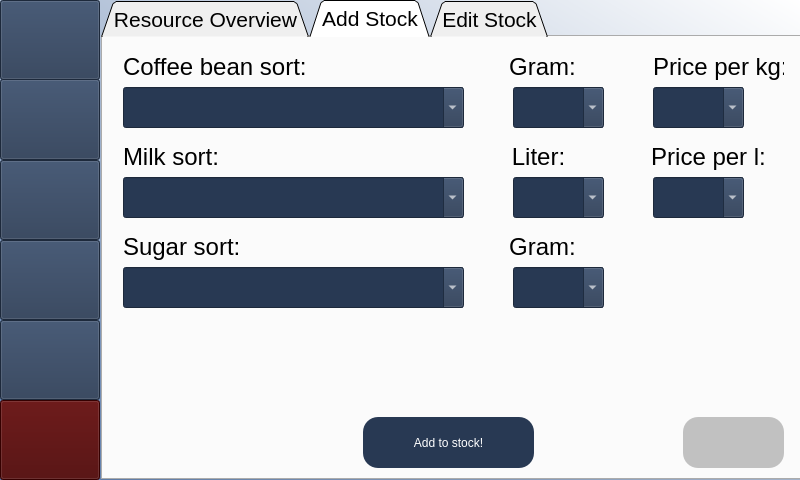
<?xml version="1.0" encoding="UTF-8"?>
<ui version="4.0">
 <class>MainWindow</class>
 <widget class="QMainWindow" name="MainWindow">
  <property name="geometry">
   <rect>
    <x>0</x>
    <y>0</y>
    <width>800</width>
    <height>480</height>
   </rect>
  </property>
  <property name="windowTitle">
   <string>MainWindow</string>
  </property>
  <property name="styleSheet">
   <string notr="true">QWidget#centralwidget{
background-color: qlineargradient(spread:reflect, x1:0, y1:1, x2:1, y2:0, stop:0 rgba(89, 122, 170, 255), stop:1 rgba(255, 255, 255, 255));}</string>
  </property>
  <widget class="QWidget" name="centralwidget">
   <layout class="QHBoxLayout" name="horizontalLayout" stretch="1,7">
    <property name="spacing">
     <number>1</number>
    </property>
    <property name="sizeConstraint">
     <enum>QLayout::SetDefaultConstraint</enum>
    </property>
    <property name="leftMargin">
     <number>0</number>
    </property>
    <property name="topMargin">
     <number>0</number>
    </property>
    <property name="rightMargin">
     <number>0</number>
    </property>
    <property name="bottomMargin">
     <number>0</number>
    </property>
    <item>
     <widget class="QWidget" name="sidebar" native="true">
      <property name="styleSheet">
       <string notr="true">QWidget#centralwidget{
background-color: qlineargradient(spread:reflect, x1:0, y1:1, x2:1, y2:0, stop:0 rgba(89, 122, 170, 255), stop:1 rgba(255, 255, 255, 255));}</string>
      </property>
      <widget class="QPushButton" name="btnProfileSidebar">
       <property name="geometry">
        <rect>
         <x>0</x>
         <y>0</y>
         <width>100</width>
         <height>80</height>
        </rect>
       </property>
       <property name="styleSheet">
        <string notr="true">background-color: rgb(40, 57, 83); 
color: white;
font: 16pt &quot;Lora&quot;;</string>
       </property>
       <property name="text">
        <string/>
       </property>
       <property name="icon">
        <iconset>
         <normaloff>images/settings.png</normaloff>images/settings.png</iconset>
       </property>
       <property name="iconSize">
        <size>
         <width>70</width>
         <height>70</height>
        </size>
       </property>
      </widget>
      <widget class="QPushButton" name="btnExitSidebar">
       <property name="geometry">
        <rect>
         <x>0</x>
         <y>400</y>
         <width>100</width>
         <height>80</height>
        </rect>
       </property>
       <property name="styleSheet">
        <string notr="true">background-color: rgb(74, 0, 0);
color: white;
font: 16pt &quot;Lora&quot;;</string>
       </property>
       <property name="text">
        <string/>
       </property>
       <property name="icon">
        <iconset>
         <normaloff>images/exit.png</normaloff>images/exit.png</iconset>
       </property>
       <property name="iconSize">
        <size>
         <width>60</width>
         <height>60</height>
        </size>
       </property>
      </widget>
      <widget class="QPushButton" name="btnStatsSidebar">
       <property name="geometry">
        <rect>
         <x>0</x>
         <y>79</y>
         <width>100</width>
         <height>81</height>
        </rect>
       </property>
       <property name="styleSheet">
        <string notr="true">background-color: rgb(40, 57, 83); 
color: white;
font: 16pt &quot;Lora&quot;;</string>
       </property>
       <property name="text">
        <string/>
       </property>
       <property name="icon">
        <iconset>
         <normaloff>images/analytics.png</normaloff>images/analytics.png</iconset>
       </property>
       <property name="iconSize">
        <size>
         <width>60</width>
         <height>60</height>
        </size>
       </property>
      </widget>
      <widget class="QPushButton" name="btnRatingSidebar">
       <property name="geometry">
        <rect>
         <x>0</x>
         <y>160</y>
         <width>100</width>
         <height>80</height>
        </rect>
       </property>
       <property name="styleSheet">
        <string notr="true">background-color: rgb(40, 57, 83); 
color: white;
font: 16pt &quot;Lora&quot;;</string>
       </property>
       <property name="text">
        <string/>
       </property>
       <property name="icon">
        <iconset>
         <normaloff>images/rating.png</normaloff>images/rating.png</iconset>
       </property>
       <property name="iconSize">
        <size>
         <width>60</width>
         <height>60</height>
        </size>
       </property>
      </widget>
      <widget class="QPushButton" name="btnResourcesSidebar">
       <property name="geometry">
        <rect>
         <x>0</x>
         <y>240</y>
         <width>100</width>
         <height>80</height>
        </rect>
       </property>
       <property name="styleSheet">
        <string notr="true">background-color: rgb(40, 57, 83); 
color: white;
font: 16pt &quot;Lora&quot;;</string>
       </property>
       <property name="text">
        <string/>
       </property>
       <property name="icon">
        <iconset>
         <normaloff>images/milk-box.png</normaloff>images/milk-box.png</iconset>
       </property>
       <property name="iconSize">
        <size>
         <width>60</width>
         <height>60</height>
        </size>
       </property>
      </widget>
      <widget class="QPushButton" name="btnRefillSidebar">
       <property name="geometry">
        <rect>
         <x>0</x>
         <y>320</y>
         <width>100</width>
         <height>80</height>
        </rect>
       </property>
       <property name="styleSheet">
        <string notr="true">background-color: rgb(40, 57, 83); 
color: white;
font: 16pt &quot;Lora&quot;;</string>
       </property>
       <property name="text">
        <string/>
       </property>
       <property name="icon">
        <iconset>
         <normaloff>images/coffee-filter.png</normaloff>images/coffee-filter.png</iconset>
       </property>
       <property name="iconSize">
        <size>
         <width>60</width>
         <height>60</height>
        </size>
       </property>
      </widget>
     </widget>
    </item>
    <item>
     <widget class="QWidget" name="resourcePage" native="true">
      <property name="styleSheet">
       <string notr="true">QWidget#centralwidget{
background-color: qlineargradient(spread:reflect, x1:0, y1:1, x2:1, y2:0, stop:0 rgba(89, 122, 170, 255), stop:1 rgba(255, 255, 255, 255));}</string>
      </property>
      <widget class="QTabWidget" name="tabWidget">
       <property name="enabled">
        <bool>true</bool>
       </property>
       <property name="geometry">
        <rect>
         <x>0</x>
         <y>0</y>
         <width>700</width>
         <height>480</height>
        </rect>
       </property>
       <property name="font">
        <font>
         <pointsize>16</pointsize>
        </font>
       </property>
       <property name="autoFillBackground">
        <bool>false</bool>
       </property>
       <property name="styleSheet">
        <string notr="true">QTabBar::tab { 
height: 40px; 
width: 200px;
background-color: rgb(40, 57, 83);
color: white
}
QTabBar::tab:selceted { 
background-color: rgb(81, 116, 168);
color: black
} 
background-color: qlineargradient(spread:reflect, x1:0, y1:1, x2:1, y2:0, stop:0 rgba(89, 122, 170, 255), stop:1 rgba(255, 255, 255, 255));</string>
       </property>
       <property name="tabShape">
        <enum>QTabWidget::Triangular</enum>
       </property>
       <property name="currentIndex">
        <number>1</number>
       </property>
       <property name="iconSize">
        <size>
         <width>16</width>
         <height>16</height>
        </size>
       </property>
       <property name="usesScrollButtons">
        <bool>true</bool>
       </property>
       <property name="tabsClosable">
        <bool>false</bool>
       </property>
       <property name="movable">
        <bool>true</bool>
       </property>
       <property name="tabBarAutoHide">
        <bool>false</bool>
       </property>
       <widget class="QWidget" name="tabStockOverview">
        <attribute name="title">
         <string>Resource Overview</string>
        </attribute>
        <widget class="QWidget" name="chartContainer" native="true">
         <property name="geometry">
          <rect>
           <x>-10</x>
           <y>0</y>
           <width>711</width>
           <height>451</height>
          </rect>
         </property>
         <property name="font">
          <font>
           <kerning>true</kerning>
          </font>
         </property>
        </widget>
        <widget class="QPushButton" name="btnDrillUp">
         <property name="geometry">
          <rect>
           <x>560</x>
           <y>20</y>
           <width>111</width>
           <height>61</height>
          </rect>
         </property>
         <property name="styleSheet">
          <string notr="true">border-radius:15px;
background-color: rgb(40, 57, 83); 
color: white;
font: 16pt &quot;Lora&quot;;</string>
         </property>
         <property name="text">
          <string>Drill-Up!</string>
         </property>
        </widget>
       </widget>
       <widget class="QWidget" name="tabAddResources">
        <attribute name="title">
         <string>Add Stock</string>
        </attribute>
        <widget class="QLabel" name="txtPrice_7">
         <property name="geometry">
          <rect>
           <x>540</x>
           <y>100</y>
           <width>131</width>
           <height>41</height>
          </rect>
         </property>
         <property name="styleSheet">
          <string notr="true">font: 36pt &quot;Oswald&quot;; color:rgb(0, 0, 0)</string>
         </property>
         <property name="text">
          <string>&lt;html&gt;&lt;head/&gt;&lt;body&gt;&lt;p align=&quot;center&quot;&gt;&lt;span style=&quot; font-size:18pt;&quot;&gt;Price per l:&lt;/span&gt;&lt;/p&gt;&lt;/body&gt;&lt;/html&gt;</string>
         </property>
        </widget>
        <widget class="QComboBox" name="cbSugar">
         <property name="enabled">
          <bool>true</bool>
         </property>
         <property name="geometry">
          <rect>
           <x>20</x>
           <y>230</y>
           <width>341</width>
           <height>41</height>
          </rect>
         </property>
         <property name="font">
          <font>
           <family>Calibri Light</family>
           <pointsize>20</pointsize>
           <weight>3</weight>
           <italic>false</italic>
           <bold>false</bold>
          </font>
         </property>
         <property name="mouseTracking">
          <bool>true</bool>
         </property>
         <property name="tabletTracking">
          <bool>true</bool>
         </property>
         <property name="focusPolicy">
          <enum>Qt::StrongFocus</enum>
         </property>
         <property name="styleSheet">
          <string notr="true">background-color: rgb(40, 57, 83);
color: rgb(255, 255, 255);
font: 25 20pt &quot;Calibri Light&quot;;</string>
         </property>
         <property name="editable">
          <bool>true</bool>
         </property>
         <item>
          <property name="text">
           <string/>
          </property>
         </item>
        </widget>
        <widget class="QComboBox" name="cbPriceMilk">
         <property name="geometry">
          <rect>
           <x>550</x>
           <y>140</y>
           <width>91</width>
           <height>41</height>
          </rect>
         </property>
         <property name="mouseTracking">
          <bool>true</bool>
         </property>
         <property name="tabletTracking">
          <bool>true</bool>
         </property>
         <property name="focusPolicy">
          <enum>Qt::StrongFocus</enum>
         </property>
         <property name="styleSheet">
          <string notr="true">background-color: rgb(40, 57, 83);
color: rgb(255, 255, 255);
font: 25 20pt &quot;Calibri Light&quot;;</string>
         </property>
         <property name="editable">
          <bool>true</bool>
         </property>
        </widget>
        <widget class="QComboBox" name="cbPriceCoffee">
         <property name="geometry">
          <rect>
           <x>550</x>
           <y>50</y>
           <width>91</width>
           <height>41</height>
          </rect>
         </property>
         <property name="mouseTracking">
          <bool>true</bool>
         </property>
         <property name="tabletTracking">
          <bool>true</bool>
         </property>
         <property name="focusPolicy">
          <enum>Qt::StrongFocus</enum>
         </property>
         <property name="styleSheet">
          <string notr="true">background-color: rgb(40, 57, 83);
color: rgb(255, 255, 255);
font: 25 20pt &quot;Calibri Light&quot;;</string>
         </property>
         <property name="editable">
          <bool>true</bool>
         </property>
        </widget>
        <widget class="QPushButton" name="btnAddToStock">
         <property name="geometry">
          <rect>
           <x>260</x>
           <y>380</y>
           <width>171</width>
           <height>51</height>
          </rect>
         </property>
         <property name="styleSheet">
          <string notr="true">border-radius:15px;
background-color: rgb(40, 57, 83); 
color: white;
font: 16pt &quot;Lora&quot;;</string>
         </property>
         <property name="text">
          <string>Add to stock!</string>
         </property>
        </widget>
        <widget class="QLabel" name="txtAmount_7">
         <property name="geometry">
          <rect>
           <x>350</x>
           <y>100</y>
           <width>171</width>
           <height>41</height>
          </rect>
         </property>
         <property name="styleSheet">
          <string notr="true">font: 36pt &quot;Oswald&quot;; color:rgb(0, 0, 0)</string>
         </property>
         <property name="text">
          <string>&lt;html&gt;&lt;head/&gt;&lt;body&gt;&lt;p align=&quot;center&quot;&gt;&lt;span style=&quot; font-size:18pt;&quot;&gt;Liter:&lt;/span&gt;&lt;/p&gt;&lt;/body&gt;&lt;/html&gt;</string>
         </property>
        </widget>
        <widget class="QLabel" name="txtAmount_8">
         <property name="geometry">
          <rect>
           <x>354</x>
           <y>10</y>
           <width>171</width>
           <height>41</height>
          </rect>
         </property>
         <property name="styleSheet">
          <string notr="true">font: 36pt &quot;Oswald&quot;; color:rgb(0, 0, 0)</string>
         </property>
         <property name="text">
          <string>&lt;html&gt;&lt;head/&gt;&lt;body&gt;&lt;p align=&quot;center&quot;&gt;&lt;span style=&quot; font-size:18pt;&quot;&gt;Gram:&lt;/span&gt;&lt;/p&gt;&lt;/body&gt;&lt;/html&gt;</string>
         </property>
        </widget>
        <widget class="QComboBox" name="cbMilk">
         <property name="enabled">
          <bool>true</bool>
         </property>
         <property name="geometry">
          <rect>
           <x>20</x>
           <y>140</y>
           <width>341</width>
           <height>41</height>
          </rect>
         </property>
         <property name="font">
          <font>
           <family>Calibri Light</family>
           <pointsize>20</pointsize>
           <weight>3</weight>
           <italic>false</italic>
           <bold>false</bold>
          </font>
         </property>
         <property name="mouseTracking">
          <bool>true</bool>
         </property>
         <property name="tabletTracking">
          <bool>true</bool>
         </property>
         <property name="focusPolicy">
          <enum>Qt::StrongFocus</enum>
         </property>
         <property name="styleSheet">
          <string notr="true">background-color: rgb(40, 57, 83);
color: rgb(255, 255, 255);
font: 25 20pt &quot;Calibri Light&quot;;</string>
         </property>
         <property name="editable">
          <bool>true</bool>
         </property>
         <item>
          <property name="text">
           <string/>
          </property>
         </item>
        </widget>
        <widget class="QLabel" name="txtCofeeBeanSort_3">
         <property name="geometry">
          <rect>
           <x>20</x>
           <y>10</y>
           <width>251</width>
           <height>41</height>
          </rect>
         </property>
         <property name="styleSheet">
          <string notr="true">font: 36pt &quot;Oswald&quot;; color:rgb(0, 0, 0)</string>
         </property>
         <property name="text">
          <string>&lt;html&gt;&lt;head/&gt;&lt;body&gt;&lt;p&gt;&lt;span style=&quot; font-size:18pt;&quot;&gt;Coffee bean sort:&lt;/span&gt;&lt;/p&gt;&lt;/body&gt;&lt;/html&gt;</string>
         </property>
        </widget>
        <widget class="QComboBox" name="cbAmountMilk">
         <property name="geometry">
          <rect>
           <x>410</x>
           <y>140</y>
           <width>91</width>
           <height>41</height>
          </rect>
         </property>
         <property name="mouseTracking">
          <bool>true</bool>
         </property>
         <property name="tabletTracking">
          <bool>true</bool>
         </property>
         <property name="focusPolicy">
          <enum>Qt::StrongFocus</enum>
         </property>
         <property name="styleSheet">
          <string notr="true">background-color: rgb(40, 57, 83);
color: rgb(255, 255, 255);
font: 25 20pt &quot;Calibri Light&quot;;</string>
         </property>
         <property name="editable">
          <bool>true</bool>
         </property>
         <item>
          <property name="text">
           <string/>
          </property>
         </item>
         <item>
          <property name="text">
           <string>1</string>
          </property>
         </item>
         <item>
          <property name="text">
           <string>2</string>
          </property>
         </item>
         <item>
          <property name="text">
           <string>3</string>
          </property>
         </item>
         <item>
          <property name="text">
           <string>4</string>
          </property>
         </item>
         <item>
          <property name="text">
           <string>5</string>
          </property>
         </item>
         <item>
          <property name="text">
           <string>6</string>
          </property>
         </item>
         <item>
          <property name="text">
           <string>7</string>
          </property>
         </item>
        </widget>
        <widget class="QComboBox" name="cbAmountCoffee">
         <property name="geometry">
          <rect>
           <x>410</x>
           <y>50</y>
           <width>91</width>
           <height>41</height>
          </rect>
         </property>
         <property name="mouseTracking">
          <bool>true</bool>
         </property>
         <property name="tabletTracking">
          <bool>true</bool>
         </property>
         <property name="focusPolicy">
          <enum>Qt::StrongFocus</enum>
         </property>
         <property name="styleSheet">
          <string notr="true">background-color: rgb(40, 57, 83);
color: rgb(255, 255, 255);
font: 25 20pt &quot;Calibri Light&quot;;</string>
         </property>
         <property name="editable">
          <bool>true</bool>
         </property>
         <item>
          <property name="text">
           <string/>
          </property>
         </item>
         <item>
          <property name="text">
           <string>3000</string>
          </property>
         </item>
         <item>
          <property name="text">
           <string>2000</string>
          </property>
         </item>
         <item>
          <property name="text">
           <string>1000</string>
          </property>
         </item>
         <item>
          <property name="text">
           <string>750</string>
          </property>
         </item>
         <item>
          <property name="text">
           <string>500</string>
          </property>
         </item>
         <item>
          <property name="text">
           <string>250</string>
          </property>
         </item>
        </widget>
        <widget class="QLabel" name="txtAmount_9">
         <property name="geometry">
          <rect>
           <x>354</x>
           <y>190</y>
           <width>171</width>
           <height>41</height>
          </rect>
         </property>
         <property name="styleSheet">
          <string notr="true">font: 36pt &quot;Oswald&quot;; color:rgb(0, 0, 0)</string>
         </property>
         <property name="text">
          <string>&lt;html&gt;&lt;head/&gt;&lt;body&gt;&lt;p align=&quot;center&quot;&gt;&lt;span style=&quot; font-size:18pt;&quot;&gt;Gram:&lt;/span&gt;&lt;/p&gt;&lt;/body&gt;&lt;/html&gt;</string>
         </property>
        </widget>
        <widget class="QLabel" name="txtMilkSort_3">
         <property name="geometry">
          <rect>
           <x>20</x>
           <y>100</y>
           <width>181</width>
           <height>41</height>
          </rect>
         </property>
         <property name="styleSheet">
          <string notr="true">font: 36pt &quot;Oswald&quot;; color:rgb(0, 0, 0)</string>
         </property>
         <property name="text">
          <string>&lt;html&gt;&lt;head/&gt;&lt;body&gt;&lt;p&gt;&lt;span style=&quot; font-size:18pt;&quot;&gt;Milk sort:&lt;/span&gt;&lt;/p&gt;&lt;/body&gt;&lt;/html&gt;</string>
         </property>
        </widget>
        <widget class="QLabel" name="txtPrice_9">
         <property name="geometry">
          <rect>
           <x>550</x>
           <y>10</y>
           <width>131</width>
           <height>41</height>
          </rect>
         </property>
         <property name="styleSheet">
          <string notr="true">font: 36pt &quot;Oswald&quot;; color:rgb(0, 0, 0)</string>
         </property>
         <property name="text">
          <string>&lt;html&gt;&lt;head/&gt;&lt;body&gt;&lt;p align=&quot;center&quot;&gt;&lt;span style=&quot; font-size:18pt;&quot;&gt;Price per kg:&lt;/span&gt;&lt;/p&gt;&lt;/body&gt;&lt;/html&gt;</string>
         </property>
        </widget>
        <widget class="QComboBox" name="cbCoffee">
         <property name="enabled">
          <bool>true</bool>
         </property>
         <property name="geometry">
          <rect>
           <x>20</x>
           <y>50</y>
           <width>341</width>
           <height>41</height>
          </rect>
         </property>
         <property name="font">
          <font>
           <family>Calibri Light</family>
           <pointsize>20</pointsize>
           <weight>3</weight>
           <italic>false</italic>
           <bold>false</bold>
          </font>
         </property>
         <property name="mouseTracking">
          <bool>true</bool>
         </property>
         <property name="tabletTracking">
          <bool>true</bool>
         </property>
         <property name="focusPolicy">
          <enum>Qt::StrongFocus</enum>
         </property>
         <property name="styleSheet">
          <string notr="true">background-color: rgb(40, 57, 83);
color: rgb(255, 255, 255);
font: 25 20pt &quot;Calibri Light&quot;;</string>
         </property>
         <property name="editable">
          <bool>true</bool>
         </property>
         <item>
          <property name="text">
           <string/>
          </property>
         </item>
        </widget>
        <widget class="QLabel" name="txtSugarSort_3">
         <property name="geometry">
          <rect>
           <x>20</x>
           <y>190</y>
           <width>251</width>
           <height>41</height>
          </rect>
         </property>
         <property name="styleSheet">
          <string notr="true">font: 36pt &quot;Oswald&quot;; color:rgb(0, 0, 0)</string>
         </property>
         <property name="text">
          <string>&lt;html&gt;&lt;head/&gt;&lt;body&gt;&lt;p&gt;&lt;span style=&quot; font-size:18pt;&quot;&gt;Sugar sort:&lt;/span&gt;&lt;/p&gt;&lt;/body&gt;&lt;/html&gt;</string>
         </property>
        </widget>
        <widget class="QComboBox" name="cbAmountSugar">
         <property name="geometry">
          <rect>
           <x>410</x>
           <y>230</y>
           <width>91</width>
           <height>41</height>
          </rect>
         </property>
         <property name="mouseTracking">
          <bool>true</bool>
         </property>
         <property name="tabletTracking">
          <bool>true</bool>
         </property>
         <property name="focusPolicy">
          <enum>Qt::StrongFocus</enum>
         </property>
         <property name="styleSheet">
          <string notr="true">background-color: rgb(40, 57, 83);
color: rgb(255, 255, 255);
font: 25 20pt &quot;Calibri Light&quot;;</string>
         </property>
         <property name="editable">
          <bool>true</bool>
         </property>
         <item>
          <property name="text">
           <string/>
          </property>
         </item>
         <item>
          <property name="text">
           <string>1000</string>
          </property>
         </item>
         <item>
          <property name="text">
           <string>750</string>
          </property>
         </item>
         <item>
          <property name="text">
           <string>500</string>
          </property>
         </item>
         <item>
          <property name="text">
           <string>250</string>
          </property>
         </item>
        </widget>
        <widget class="QPushButton" name="btnKeyboard">
         <property name="geometry">
          <rect>
           <x>580</x>
           <y>380</y>
           <width>101</width>
           <height>51</height>
          </rect>
         </property>
         <property name="styleSheet">
          <string notr="true">border-radius:15px;
background-color: rgb(193, 193, 193);
color: white;
font: 16pt &quot;Lora&quot;;</string>
         </property>
         <property name="text">
          <string/>
         </property>
         <property name="icon">
          <iconset>
           <normaloff>images/keyboard.png</normaloff>images/keyboard.png</iconset>
         </property>
         <property name="iconSize">
          <size>
           <width>40</width>
           <height>40</height>
          </size>
         </property>
        </widget>
       </widget>
       <widget class="QWidget" name="tabEdit">
        <attribute name="title">
         <string>Edit Stock</string>
        </attribute>
        <widget class="QTableWidget" name="tableWidget">
         <property name="geometry">
          <rect>
           <x>30</x>
           <y>20</y>
           <width>631</width>
           <height>351</height>
          </rect>
         </property>
         <property name="font">
          <font>
           <pointsize>15</pointsize>
          </font>
         </property>
         <property name="mouseTracking">
          <bool>false</bool>
         </property>
         <property name="styleSheet">
          <string notr="true">QHeaderView { font-size: 15pt; }
QHeaderView::section {
background-color: rgb(40, 57, 83);
color: white
}
QTableView QTableCornerButton::section {
background-color: rgb(40, 57, 83);
}

QTableView {
background: rgb(40, 57, 83)
}

QTableView::item {
background-color: white;
}
</string>
         </property>
         <column>
          <property name="text">
           <string>Category</string>
          </property>
         </column>
         <column>
          <property name="text">
           <string>Resource Name</string>
          </property>
         </column>
         <column>
          <property name="text">
           <string>Amount</string>
          </property>
         </column>
        </widget>
        <widget class="QPushButton" name="btnUpdateStock">
         <property name="geometry">
          <rect>
           <x>260</x>
           <y>380</y>
           <width>171</width>
           <height>51</height>
          </rect>
         </property>
         <property name="styleSheet">
          <string notr="true">border-radius:15px;
background-color: rgb(40, 57, 83); 
color: white;
font: 16pt &quot;Lora&quot;;</string>
         </property>
         <property name="text">
          <string>Update stock!</string>
         </property>
        </widget>
        <widget class="QPushButton" name="btnKeyboard_es">
         <property name="geometry">
          <rect>
           <x>560</x>
           <y>380</y>
           <width>101</width>
           <height>51</height>
          </rect>
         </property>
         <property name="styleSheet">
          <string notr="true">border-radius:15px;
background-color: rgb(193, 193, 193);
color: white;
font: 16pt &quot;Lora&quot;;</string>
         </property>
         <property name="text">
          <string/>
         </property>
         <property name="icon">
          <iconset>
           <normaloff>images/keyboard.png</normaloff>images/keyboard.png</iconset>
         </property>
         <property name="iconSize">
          <size>
           <width>40</width>
           <height>40</height>
          </size>
         </property>
        </widget>
       </widget>
      </widget>
     </widget>
    </item>
   </layout>
  </widget>
  <action name="actionLogin">
   <property name="icon">
    <iconset>
     <normaloff>images/log-in.png</normaloff>images/log-in.png</iconset>
   </property>
   <property name="text">
    <string>Login</string>
   </property>
  </action>
  <action name="actionSign_up">
   <property name="icon">
    <iconset>
     <normaloff>images/sign-up.png</normaloff>images/sign-up.png</iconset>
   </property>
   <property name="text">
    <string>Sign up</string>
   </property>
  </action>
  <action name="actionStats">
   <property name="icon">
    <iconset>
     <normaloff>images/analytics.png</normaloff>images/analytics.png</iconset>
   </property>
   <property name="text">
    <string>Stats</string>
   </property>
  </action>
  <action name="actionResources">
   <property name="icon">
    <iconset>
     <normaloff>images/milk-box.png</normaloff>images/milk-box.png</iconset>
   </property>
   <property name="text">
    <string>Resources</string>
   </property>
  </action>
  <action name="actionProfile">
   <property name="checkable">
    <bool>true</bool>
   </property>
   <property name="icon">
    <iconset>
     <normaloff>images/settings.png</normaloff>images/settings.png</iconset>
   </property>
   <property name="text">
    <string>Profile</string>
   </property>
   <property name="font">
    <font/>
   </property>
  </action>
  <action name="actionRefill">
   <property name="icon">
    <iconset>
     <normaloff>images/coffee-filter.png</normaloff>images/coffee-filter.png</iconset>
   </property>
   <property name="text">
    <string>Refill</string>
   </property>
  </action>
  <action name="actionRating">
   <property name="icon">
    <iconset>
     <normaloff>images/rating.png</normaloff>images/rating.png</iconset>
   </property>
   <property name="text">
    <string>Rating</string>
   </property>
  </action>
 </widget>
 <resources/>
 <connections/>
</ui>
